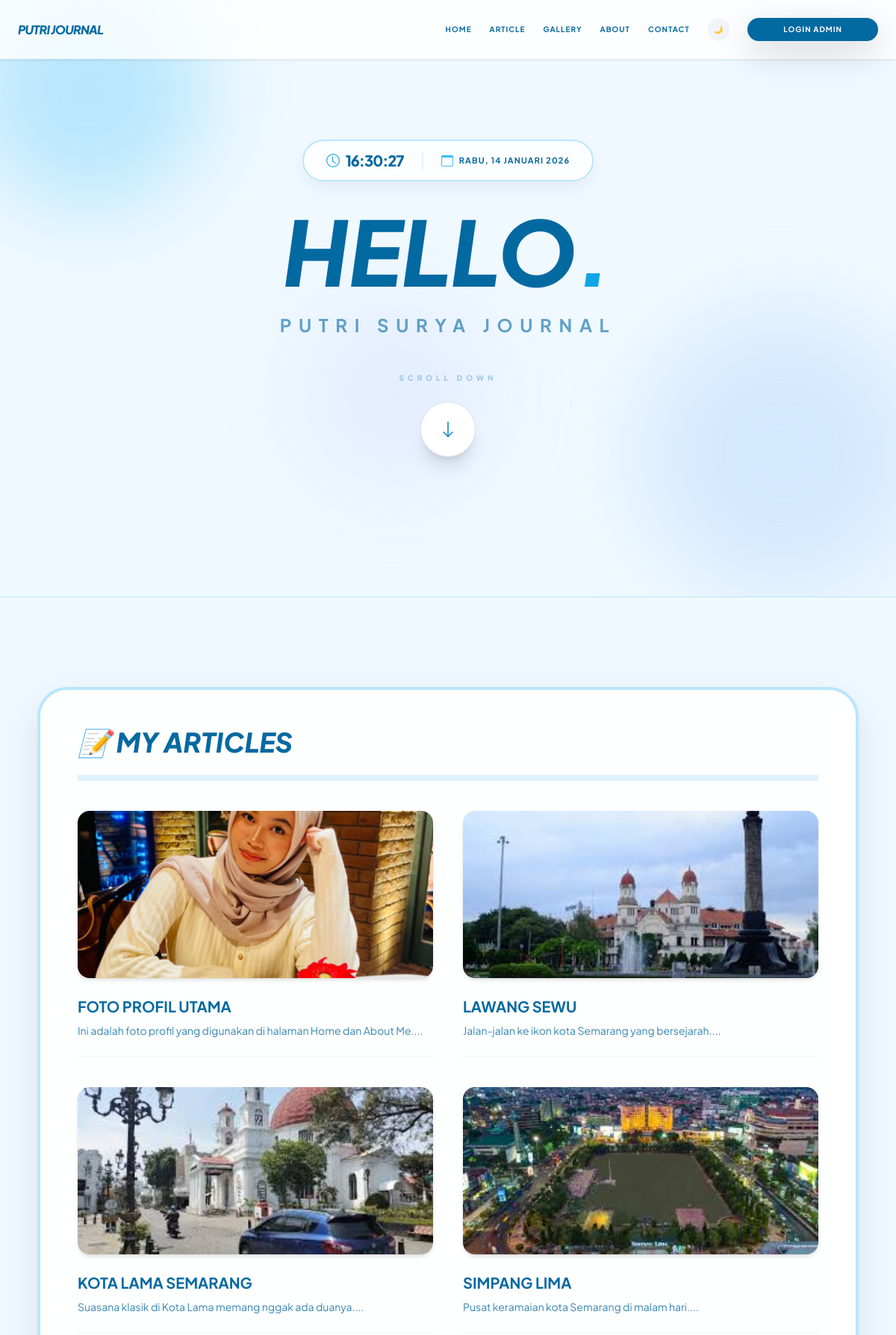
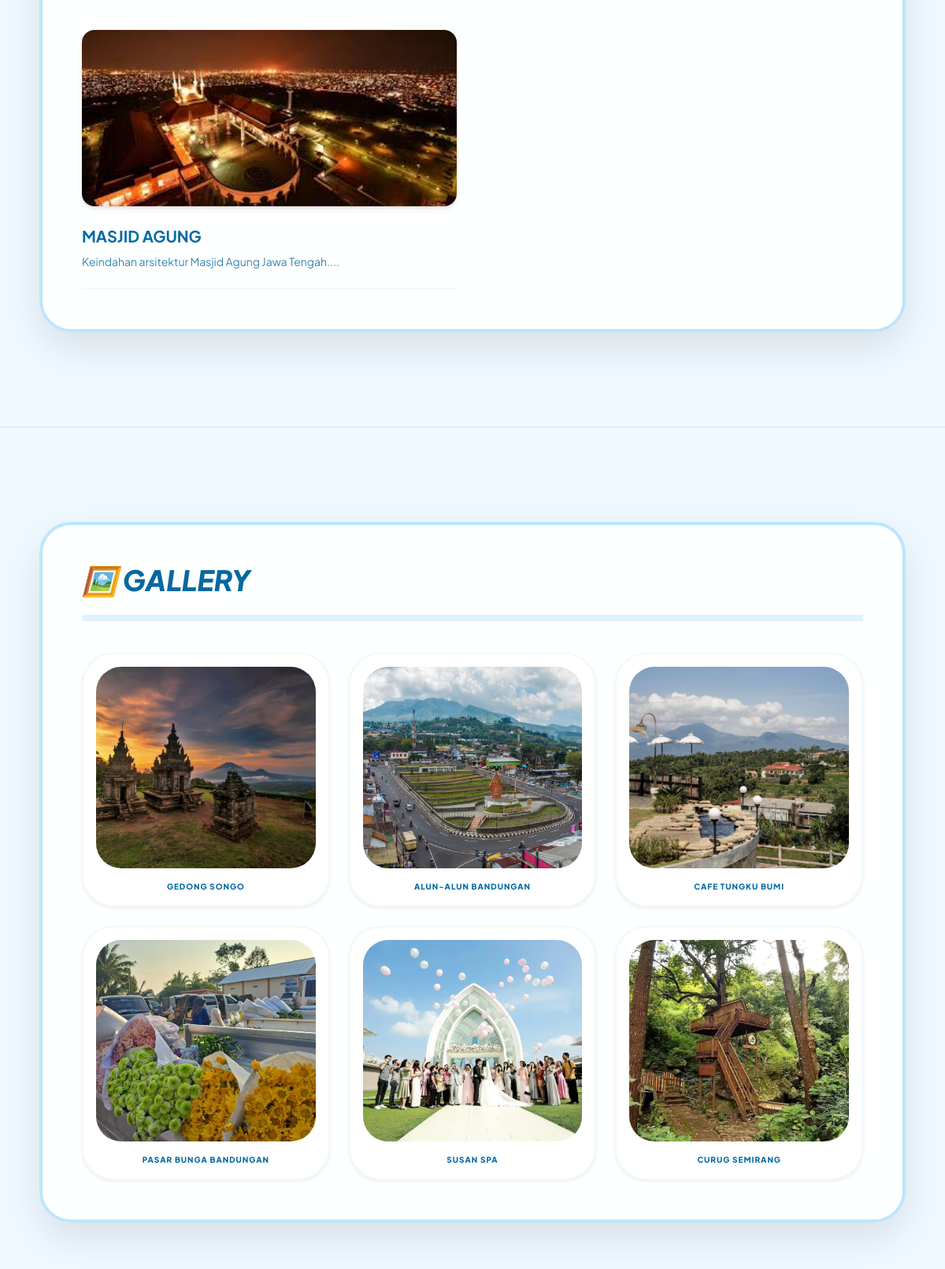
The page / (upper part) on the database its author committed (2 pictures, top to bottom).
### tables this page shows
CREATE TABLE `article` (
  `id` int(11) NOT NULL,
  `judul` text DEFAULT NULL,
  `isi` text DEFAULT NULL,
  `gambar` text DEFAULT NULL,
  `tanggal` datetime DEFAULT NULL,
  `username` varchar(50) DEFAULT NULL
);

CREATE TABLE `gallery` (
  `id` int(11) NOT NULL,
  `judul` varchar(255) DEFAULT NULL,
  `gambar` text DEFAULT NULL,
  `tanggal` datetime DEFAULT current_timestamp()
);

### index.php (the view, shortened to what this page needs)
<?php include "koneksi.php"; ?>
<!DOCTYPE html>
<html lang="en">
<head>
    <script src="https://cdn.tailwindcss.com"></script>
    <link href="https://cdn.jsdelivr.net/npm/bootstrap@5.3.0/dist/css/bootstrap.min.css" rel="stylesheet">
</head>
<body class="bg-sky-50 text-sky-900">
    <nav class="fixed top-0 w-full z-50 bg-white/80 backdrop-blur-lg shadow-sm p-4">
        <div class="max-w-6xl mx-auto flex justify-between items-center">
            <h1 class="font-black italic text-sky-700 m-0 tracking-tighter dark:text-sky-400">PUTRI JOURNAL</h1>
            <div class="flex gap-6 font-bold text-[10px] uppercase items-center tracking-widest">
                <a href="#home" class="nav-link-custom">Home</a>
                <a href="#article" class="nav-link-custom">Article</a>
                <a href="#gallery" class="nav-link-custom">Gallery</a>
                <a href="#aboutme" class="nav-link-custom">About</a>
                <a href="#kontak" class="nav-link-custom">Contact</a>
                <button id="dark-mode-toggle" onclick="toggleDarkMode()">
                    <span id="dark-icon">🌙</span>
                </button>
                <a href="login.php" class="bg-sky-700 text-white px-5 py-2 rounded-full hover:bg-sky-600 transition shadow-lg shadow-sky-200">Login Admin</a>
            </div>
        </div>
    </nav>
    <section id="home" class="halaman-panjang justify-center overflow-hidden">
        <div class="floating-shape bg-sky-400 w-80 h-80 rounded-full -top-10 -left-10"></div>
        <div class="floating-shape bg-blue-300 w-96 h-96 rounded-full bottom-0 -right-10" style="animation-delay: -2s;"></div>
        <div class="floating-shape bg-indigo-200 w-64 h-64 rounded-full top-1/2 left-1/3" style="animation-delay: -4s;"></div>
        <div class="text-center z-10">
            <div class="mb-8">
                <div class="clock-container gap-4">
                    <div class="flex items-center gap-2">
                        <span class="text-sky-500">
                            <svg xmlns="http://www.w3.org/2000/svg" width="18" height="18" fill="currentColor" viewBox="0 0 16 16">
                                <path d="M8 3.5a.5.5 0 0 0-1 0V9a.5.5 0 0 0 .252.434l3.5 2a.5.5 0 0 0 .496-.868L8 8.71V3.5z"/>
                                <path d="M8 16A8 8 0 1 0 8 0a8 8 0 0 0 0 16zm7-8A7 7 0 1 1 1 8a7 7 0 0 1 14 0z"/>
                            </svg>
                        </span>
                        <span id="realtime-clock" class="text-xl font-black tracking-tighter">00:00:00</span>
                    </div>
                    <div class="h-6 w-[2px] bg-sky-100"></div>
                    <div class="flex items-center gap-2">
                        <span class="text-sky-400">
                            <svg xmlns="http://www.w3.org/2000/svg" width="16" height="16" fill="currentColor" viewBox="0 0 16 16">
                                <path d="M3.5 0a.5.5 0 0 1 .5.5V1h8V.5a.5.5 0 0 1 1 0V1h1a2 2 0 0 1 2 2v11a2 2 0 0 1-2 2H2a2 2 0 0 1-2-2V3a2 2 0 0 1 2-2h1V.5a.5.5 0 0 1 .5-.5zM1 4v10a1 1 0 0 0 1 1h12a1 1 0 0 0 1-1V4H1z"/>
                            </svg>
                        </span>
                        <span id="realtime-date" class="text-[11px] font-bold uppercase tracking-widest">Loading...</span>
                    </div>
                </div>
            </div>
            <h1 class="text-[120px] font-black italic uppercase leading-none mb-4">
                Hello<span class="text-sky-500">.</span>
            </h1>
            <p class="text-2xl font-bold opacity-60 tracking-[0.4em] uppercase mb-12">
                Putri Surya Journal
            </p>
            <div class="flex flex-col items-center">
                <p class="text-[10px] font-black uppercase tracking-[0.5em] opacity-30 mb-4">Scroll Down</p>
                <a href="#article" class="animate-bounce bg-white p-4 rounded-full shadow-xl border border-sky-100 text-sky-600 hover:text-sky-400 transition">
                    <svg xmlns="http://www.w3.org/2000/svg" width="24" height="24" fill="currentColor" viewBox="0 0 16 16">
                        <path fill-rule="evenodd" d="M8 1a.5.5 0 0 1 .5.5v11.793l3.146-3.147a.5.5 0 0 1 .708.708l-4 4a.5.5 0 0 1-.708 0l-4-4a.5.5 0 0 1 .708-.708L7.5 13.293V1.5A.5.5 0 0 1 8 1z"/>
                    </svg>
                </a>
            </div>
        </div>
    </section>
    <section id="article" class="halaman-panjang">
        <div class="kartu">
            <h2 class="text-4xl font-black mb-10 italic border-b-8 border-sky-100 pb-4">📝 MY ARTICLES</h2>
            <div class="grid md:grid-cols-2 gap-10">
                <?php
                $sql = "SELECT * FROM article ORDER BY tanggal DESC";
                $result = $conn->query($sql);
                if ($result && $result->num_rows > 0) {
                    while($row = $result->fetch_assoc()) {
                        echo "
                        <div class='border-b-2 border-sky-50 dark:border-slate-700 pb-6 group'>
                            <div class='overflow-hidden rounded-2xl mb-4 shadow-md'>
                                <img src='img/".$row['gambar']."' class='w-full h-56 object-cover group-hover:scale-110 transition duration-500' onerror='this.src=\"https://via.placeholder.com/400x200\"'>
                            </div>
                            <h3 class='font-bold text-xl uppercase'>".$row['judul']."</h3>
                            <p class='text-sm mt-2 opacity-80'>".substr(strip_tags($row['isi']), 0, 150)."...</p>
                        </div>";
                    }
                } else { echo "<p class='text-center opacity-50'>Belum ada artikel.</p>"; }
                ?>
            </div>
        </div>
    </section>
    <section id="gallery" class="halaman-panjang">
        <div class="kartu">
            <h2 class="text-4xl font-black mb-10 italic border-b-8 border-sky-100 pb-4">🖼️ GALLERY</h2>
            <div class="grid grid-cols-1 sm:grid-cols-2 md:grid-cols-3 gap-6">
                <?php
                $sql_gal = "SELECT * FROM gallery ORDER BY tanggal DESC";
                $result_gal = $conn->query($sql_gal);
                if ($result_gal && $result_gal->num_rows > 0) {
                    while($row_gal = $result_gal->fetch_assoc()) {
                ?>
                    <div class="gallery-item bg-white dark:bg-slate-800 p-3 rounded-[2.5rem] border-2 border-sky-50 dark:border-slate-700 shadow-sm">
                        <img src="img/<?= $row_gal['gambar'] ?>" class="w-full h-64 object-cover rounded-[2rem]" onerror="this.src='https://via.placeholder.com/300'">
                        <p class="text-center font-black mt-3 text-[10px] uppercase tracking-widest text-sky-700 dark:text-sky-400"><?= $row_gal['judul'] ?></p>
                    </div>
                <?php
                    }
                } else {
                    echo "<p class='col-span-3 text-center opacity-50 font-bold py-10'>Data gallery belum ada di database.</p>";
                }
                ?>
            </div>
        </div>
    </section>
</body>
</html>

### index.php (style rules this page uses)
:root { --bg-body: #f0f9ff; --bg-card: rgba(255, 255, 255, 0.9); --text-main: #0369a1; --border-color: #bae6fd; }
html, body { overflow-x: hidden; overflow-y: scroll !important; height: auto !important; min-height: 100vh; scroll-behavior: smooth; margin: 0; padding: 0; font-family: 'Plus Jakarta Sans', sans-serif; background-color: var(--bg-body) !important; color: var(--text-main) !important; transition: background-color 0.3s ease, color 0.3s ease; }
.halaman-panjang { min-height: 100vh; padding: 120px 20px; display: flex; flex-direction: column; align-items: center; border-bottom: 1px solid var(--border-color); position: relative; }
.kartu { background: var(--bg-card) !important; backdrop-filter: blur(10px); border-radius: 40px; padding: 50px; width: 100%; max-width: 1100px; box-shadow: 0 20px 50px rgba(0, 0, 0, 0.1); border: 4px solid var(--border-color) !important; z-index: 10; }
nav { transition: background-color 0.3s ease; }
.floating-shape { position: absolute; z-index: 1; filter: blur(60px); opacity: 0.3; animation: float 8s ease-in-out infinite; }
.clock-container { background: var(--bg-card); padding: 12px 30px; border-radius: 100px; box-shadow: 0 10px 25px rgba(0, 0, 0, 0.05); border: 2px solid var(--border-color); display: inline-flex; align-items: center; }
.gallery-item { transition: all 0.4s cubic-bezier(0.175, 0.885, 0.32, 1.275); }
a { text-decoration: none !important; }
.nav-link-custom { color: #0369a1; transition: 0.3s; position: relative; }
.nav-link-custom::after { content: ''; position: absolute; width: 0; height: 2px; bottom: -4px; left: 0; background-color: #0ea5e9; transition: width 0.3s; }
#dark-mode-toggle { cursor: pointer; padding: 8px; border-radius: 50%; display: flex; align-items: center; justify-content: center; transition: 0.3s; background: #f1f5f9; }

### rows shown on the page
article: gambar (picture), judul "FOTO PROFIL UTAMA", isi "Ini adalah foto profil yang digunakan di halaman Home dan About Me."
article: gambar (picture), judul "LAWANG SEWU", isi "Jalan-jalan ke ikon kota Semarang yang bersejarah."
article: gambar (picture), judul "KOTA LAMA SEMARANG", isi "Suasana klasik di Kota Lama memang nggak ada duanya."
article: gambar (picture), judul "SIMPANG LIMA", isi "Pusat keramaian kota Semarang di malam hari."
article: gambar (picture), judul "MASJID AGUNG", isi "Keindahan arsitektur Masjid Agung Jawa Tengah."
gallery: gambar (picture), judul "GEDONG SONGO"
gallery: gambar (picture), judul "ALUN-ALUN BANDUNGAN"
gallery: gambar (picture), judul "CAFE TUNGKU BUMI"
gallery: gambar (picture), judul "PASAR BUNGA BANDUNGAN"
gallery: gambar (picture), judul "SUSAN SPA"
gallery: gambar (picture), judul "CURUG SEMIRANG"
